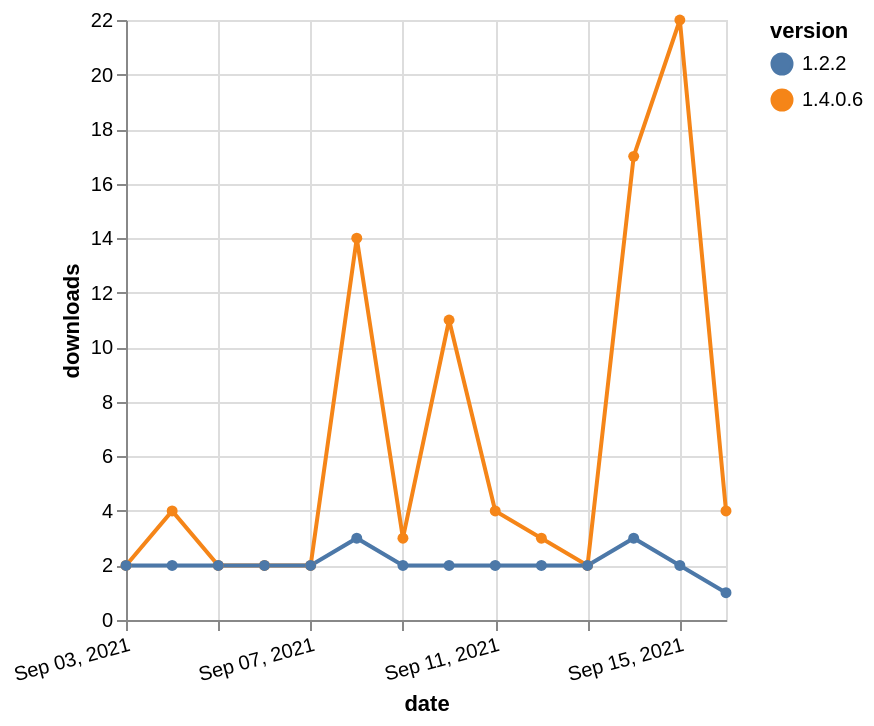

Source (Vega-Lite JSON):
### Vega-Lite specification from a JSON file in a GitHub repository (floating-point values rounded to 4 significant figures)
{"$schema": "https://vega.github.io/schema/vega-lite/v5.json", "description": "A simple bar chart with embedded data.", "data": {"values": [{"date": "2021-09-03", "total": 3878, "delta": 2, "version": "1.4.0.6"}, {"date": "2021-09-04", "total": 3882, "delta": 4, "version": "1.4.0.6"}, {"date": "2021-09-05", "total": 3884, "delta": 2, "version": "1.4.0.6"}, {"date": "2021-09-06", "total": 3886, "delta": 2, "version": "1.4.0.6"}, {"date": "2021-09-07", "total": 3888, "delta": 2, "version": "1.4.0.6"}, {"date": "2021-09-08", "total": 3902, "delta": 14, "version": "1.4.0.6"}, {"date": "2021-09-09", "total": 3905, "delta": 3, "version": "1.4.0.6"}, {"date": "2021-09-10", "total": 3916, "delta": 11, "version": "1.4.0.6"}, {"date": "2021-09-11", "total": 3920, "delta": 4, "version": "1.4.0.6"}, {"date": "2021-09-12", "total": 3923, "delta": 3, "version": "1.4.0.6"}, {"date": "2021-09-13", "total": 3925, "delta": 2, "version": "1.4.0.6"}, {"date": "2021-09-14", "total": 3942, "delta": 17, "version": "1.4.0.6"}, {"date": "2021-09-15", "total": 3964, "delta": 22, "version": "1.4.0.6"}, {"date": "2021-09-16", "total": 3968, "delta": 4, "version": "1.4.0.6"}, {"date": "2021-09-03", "total": 3792, "delta": 2, "version": "1.2.2"}, {"date": "2021-09-04", "total": 3794, "delta": 2, "version": "1.2.2"}, {"date": "2021-09-05", "total": 3796, "delta": 2, "version": "1.2.2"}, {"date": "2021-09-06", "total": 3798, "delta": 2, "version": "1.2.2"}, {"date": "2021-09-07", "total": 3800, "delta": 2, "version": "1.2.2"}, {"date": "2021-09-08", "total": 3803, "delta": 3, "version": "1.2.2"}, {"date": "2021-09-09", "total": 3805, "delta": 2, "version": "1.2.2"}, {"date": "2021-09-10", "total": 3807, "delta": 2, "version": "1.2.2"}, {"date": "2021-09-11", "total": 3809, "delta": 2, "version": "1.2.2"}, {"date": "2021-09-12", "total": 3811, "delta": 2, "version": "1.2.2"}, {"date": "2021-09-13", "total": 3813, "delta": 2, "version": "1.2.2"}, {"date": "2021-09-14", "total": 3816, "delta": 3, "version": "1.2.2"}, {"date": "2021-09-15", "total": 3818, "delta": 2, "version": "1.2.2"}, {"date": "2021-09-16", "total": 3819, "delta": 1, "version": "1.2.2"}]}, "width": "container", "mark": {"type": "line", "point": {"filled": true}}, "encoding": {"x": {"field": "date", "type": "temporal", "timeUnit": "yearmonthdate", "title": "date", "axis": {"labelAngle": -15}}, "y": {"field": "delta", "type": "quantitative", "title": "downloads"}, "color": {"field": "version", "type": "nominal"}, "tooltip": {"field": "delta"}}}
